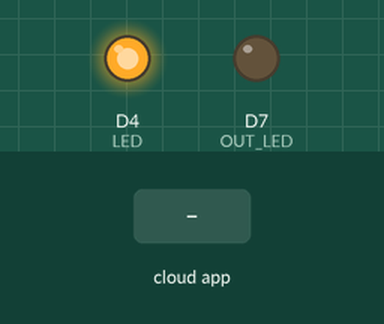
This sketch was run on a simulated ESP8266 (NodeMCU). On the bench: output pins drawn as LEDs (lit = HIGH). Inputs (shaded band) come from the test bench. WiFi joins after 1.5 s; servers stay silent unless stated; the Firebase database answers and starts empty; what the sketch prints to the serial monitor is not drawn.

Above: at 2.7 s.
2.8 s: the phone or cloud app sets bool to 1
At 4.0 s:
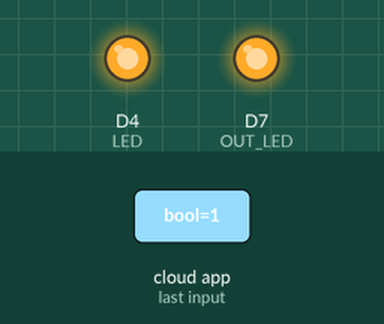
7.3 s: the phone or cloud app sets bool to 0
At 7.7 s:
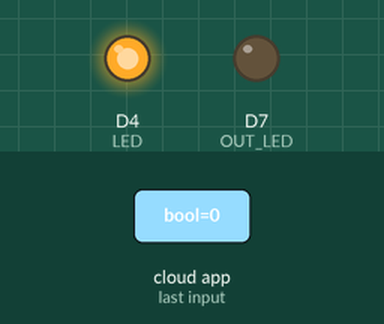
Timing chart, 0 to 10.3 s (numbered marks = the images above; inputs shaded):
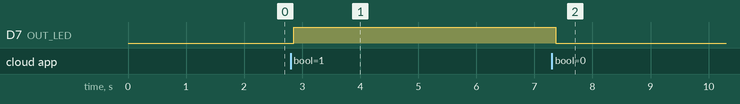

The sketch:

Workshop2.ino
```cpp
#include <ESP8266WiFi.h>
#include <PubSubClient.h>
#include <Firebase_ESP_Client.h>
#include <Wire.h>
#include <SoftwareSerial.h>
#include "addons/TokenHelper.h"
#include "addons/RTDBHelper.h"
#define API_KEY "AIzaSyD40lZHQyy7IO1-tAHTp7Xpc5dknj4RpC4"
#define DATABASE_URL "https://embed-lab-5ca54-default-rtdb.asia-southeast1.firebasedatabase.app/"
#define LED D4
FirebaseData fbdo;
FirebaseAuth auth;
FirebaseConfig config;
SoftwareSerial NodeSerial(D2, D3); // RX | TX
SoftwareSerial NodeSerial2(D5, D6); // RX | TX
#define OUT_LED D7
bool signupOK = false;

const char* ssid = "Boom iPhone"; //true_home2G_f4G Boom iPhone TP-Link_5E7B
const char* password = "Boom2544"; //fTUFMfXm Boom2544 51056263
const char* mqtt_server = "broker.netpie.io";
const int mqtt_port = 1883;
const char* mqtt_Client = "0e472421-b532-42fe-9559-32a3e1676e6e";
const char* mqtt_username = "7sWxDWRv9vFm5GRWpBZFcgaosXu6RJwq";
const char* mqtt_password = "yZVIZwJKRCgln6LSKg0QAGanea6wCU!F";

char msg[100];

WiFiClient espClient;
PubSubClient client(espClient);

long lastUpdate = 0;
int value = 0;


void setup() {

  Serial.begin(9600);
  pinMode(D2, INPUT);
  pinMode(D3, OUTPUT);
  NodeSerial.begin(9600);
  pinMode(D5, INPUT);
  pinMode(D6, OUTPUT);
  NodeSerial2.begin(9600);
  pinMode(LED, OUTPUT); // setup output
  pinMode(D7, OUTPUT);
  //NodeSerial3.begin(9600);
  Serial.println();
  Serial.print("Connecting to ");
  Serial.println(ssid);
  WiFi.begin(ssid, password);
  while (WiFi.status() != WL_CONNECTED) {
    delay(500);
    Serial.print(".");
  }
  Serial.println("");
  Serial.println("WiFi connected");
  Serial.println("IP address: ");
  Serial.println(WiFi.localIP());
  WiFi.setAutoReconnect(true);
  WiFi.persistent(true);

  /* Assign the api key (required) */
  config.api_key = API_KEY;

  /* Assign the RTDB URL (required) */
  config.database_url = DATABASE_URL;

  /* Sign up */
  if (Firebase.signUp(&config, &auth, "", "")) {
    Serial.println("ok");
    signupOK = true;
  }
  else {
    Serial.printf("%s\n", config.signer.signupError.message.c_str());
  }
  /* Assign the callback function for the long running token generation task */
  config.token_status_callback = tokenStatusCallback; //see addons/TokenHelper.h

  Firebase.begin(&config, &auth);
  Firebase.reconnectWiFi(true);
  digitalWrite(LED, HIGH);
}

void loop() {

  long now = millis();

  if (Firebase.ready() && signupOK) {


    if (NodeSerial.available() > 0) {

      lastUpdate = now;
      int c = NodeSerial.read();
      if (Firebase.RTDB.setInt(&fbdo, "sensor1/int", c)) {
        Serial.println("PASSED");
        Serial.println(c);
        Serial.println("PATH: " + fbdo.dataPath());
        Serial.println("TYPE: " + fbdo.dataType());
        //digitalWrite(LED,LOW);
      }
      else {
        Serial.println("FAILED");
        Serial.println("REASON: " + fbdo.errorReason());
      }
      NodeSerial.write(1);
    }

    if (NodeSerial2.available() > 0 && Firebase.RTDB.getBool(&fbdo, "/isOpen/bool")) {
      if (!fbdo.boolData()) {

        int d = NodeSerial2.read() - 48;
        if (Firebase.RTDB.setInt(&fbdo, "sensor2/int", d)) {
          Serial.println("PASSED");
          Serial.println(d);
          Serial.println("PATH: " + fbdo.dataPath());
          Serial.println("TYPE: " + fbdo.dataType());
        }
        else {
          //Serial.println("FAILED");
          //Serial.println("REASON: " + fbdo.errorReason());
        }
        NodeSerial.write(1);
      }
      else {
        int d  = NodeSerial2.read();
      }
    }


    if (Firebase.RTDB.getBool(&fbdo, "/isOpen/bool")) {
      if (fbdo.boolData()) {
        digitalWrite(OUT_LED, HIGH);

      }
      else {
        digitalWrite(OUT_LED, LOW);
      }
    }

    if (Firebase.RTDB.getInt(&fbdo, "/sensor1/int")) {
      if (fbdo.intData() == 1 && now - lastUpdate > 6000) {
        if (Firebase.RTDB.setInt(&fbdo, "sensor1/int", 0)) {
          Serial.println("PASSED");
          Serial.println(0);
          Serial.println("PATH: " + fbdo.dataPath());
          Serial.println("TYPE: " + fbdo.dataType());
          //digitalWrite(LED,HIGH);
        }
        else {
          Serial.println("FAILED");
          Serial.println("REASON: " + fbdo.errorReason());
        }

      }
    }

  }

}
```

Measured:
- after the input at 2.8 s, D7 (OUT_LED): LOW → HIGH after 0.06 s
- after the input at 7.3 s, D7 (OUT_LED): HIGH → LOW after 0.06 s
